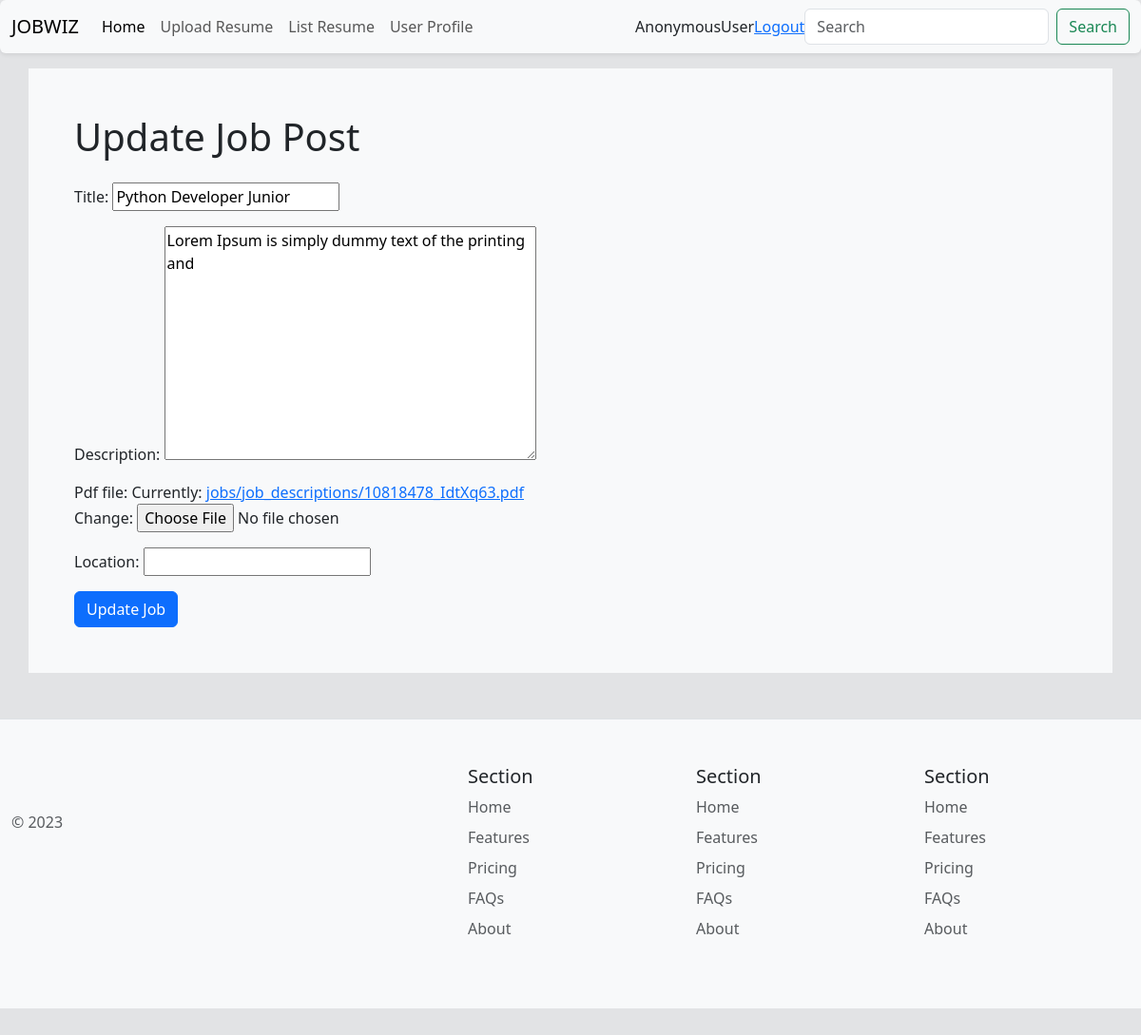
Screenshot of /accounts/update_job/4 with the database file from the repository.
### jobs/models.py (models this page shows, shortened)
class JobDescription(models.Model):
    title = models.CharField(max_length=100)
    description = models.TextField(max_length=70,null=True, blank=True)
    pdf_file = models.FileField(upload_to='jobs/job_descriptions/')
    location = models.CharField(max_length=500,null=True, blank=True)
    created_date = models.DateTimeField(auto_now_add=True)
    created_by = models.ForeignKey(User, on_delete=models.CASCADE)

### jobs/views.py (the view)
# urls.py: path('update_job/<int:job_id>', update_job, name='update_job')
def update_job(request, job_id):
    job = get_object_or_404(JobDescription, id=job_id)
    if request.method == 'POST':
        form = JobDescriptionForm(request.POST, request.FILES, instance=job)
        if form.is_valid():
            form.save()
            return redirect('job_list')  # Redirect to the job list or any other appropriate page
    else:
        form = JobDescriptionForm(instance=job)
    return render(request, 'jobs/update_job.html', {'form': form, 'job': job})

### jobs/forms.py
class JobDescriptionForm(forms.ModelForm):
    class Meta:
        model = JobDescription
        fields = ['title', 'description', 'pdf_file', 'location']

### jobs/templates/jobs/update_job.html (shortened to what this page needs)
{% extends 'main.html' %}
{% block content %}
<div class="container p-5 bg-light">
    <h2 class="display-6 mb-4">Update Job Post</h2>
    <form method="post" enctype="multipart/form-data">
        {{ form.as_p }}
        <button type="submit" class="btn btn-primary">Update Job</button>
    </form>
</div>
{% endblock content %}

### rows the page displays
JobDescription: title "Python Developer Junior", description "Lorem Ipsum is simply dummy text of the printing and"

### other values shown
{{ request.user }} "AnonymousUser"
